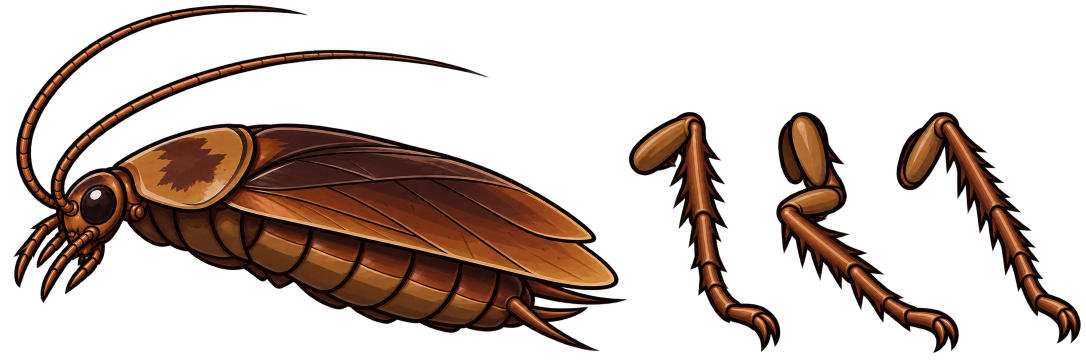
#> input picture tools/scene/source/roach.png, 2172 x 724 px (shown at 1/2 size)
$ python build-roach.py
#> lines starting #> are read from the running program, lines starting #| are printed output that depends on the picture; after the words box and inside, x2 and y2 are one past the last pixel; in counts of white or black regions, pixels touching at a corner belong together
"""Cuts the cockroach sheet (tools/scene/source/roach.png: the body and three legs) into
public/assets/yard/roach-body.webp and roach-leg-1..3.webp at half size (the zonk room's runner)."""
import os
import numpy as np
from PIL import Image
from scipy import ndimage

ROOT = os.path.join(os.path.dirname(__file__), "..", "..")
sheet = Image.open(os.path.join(os.path.dirname(__file__), "source", "roach.png")).convert("RGBA")
#> sheet is the input picture: PIL image 2172x724 RGBA; mean R, G, B, A 27.5, 14, 7.3, 75.6
a = np.array(sheet)[..., 3] > 20
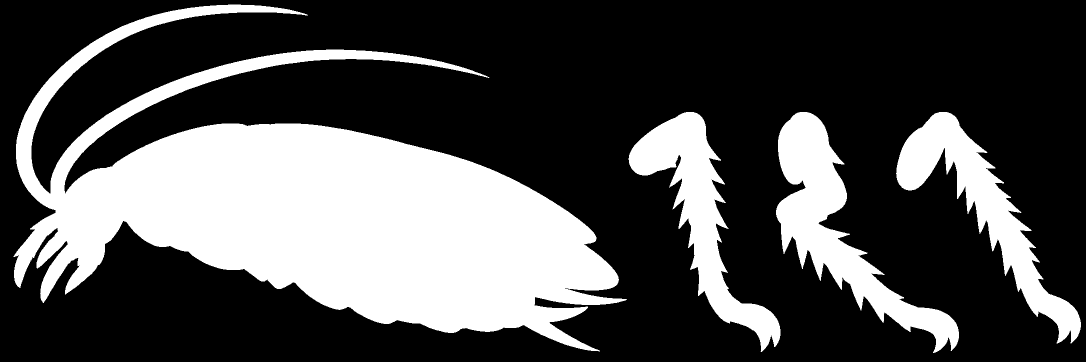
#> a: shape (724, 2172) bool (shown at 1/2 size); 30.5% white; 4 white regions, box (x1, y1, x2, y2) and area: (27, 9, 1254, 703) 354407, (1552, 224, 1918, 706) 46809, (1792, 224, 2162, 687) 39383, (1257, 224, 1561, 704) 38990
lab, _ = ndimage.label(ndimage.binary_dilation(a, iterations=3))
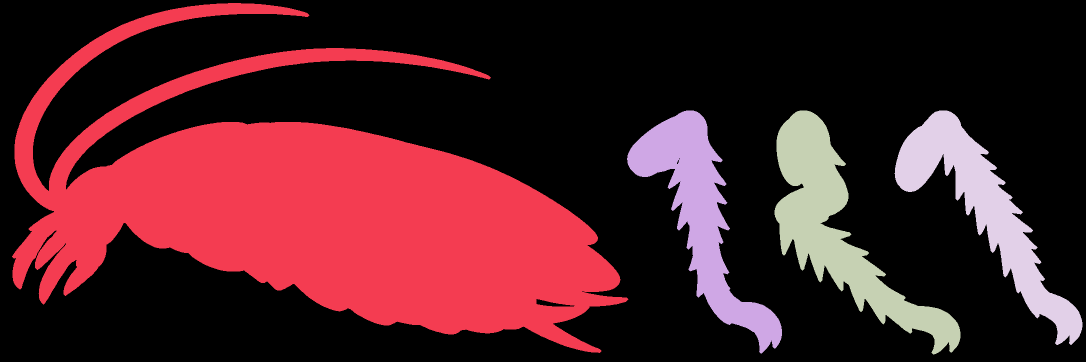
#> lab: shape (724, 2172) int32 (shown at 1/2 size); 5 distinct labels, from 0 to 4; one colour per label, 0 black
PARTS = {"body": (0, 0, 1268, 724), "leg-1": (1240, 200, 1575, 724), "leg-2": (1540, 200, 1930, 724), "leg-3": (1780, 200, 2172, 724)}
for name, (x0, y0, x1, y1) in PARTS.items():
    sub = lab[y0:y1, x0:x1]
    ids, counts = np.unique(sub[sub > 0], return_counts=True)
    keep = ids[np.argmax(counts)]
    im = np.array(sheet.crop((x0, y0, x1, y1)))
    im[..., 3] = np.where(sub == keep, im[..., 3], 0)
    out = Image.fromarray(im)
    out = out.resize((out.width // 2, out.height // 2), Image.LANCZOS)
    out.save(os.path.join(ROOT, "public", "assets", "yard", f"roach-{name}.webp"), quality=88, method=6)
    print(name, (x0, y0), out.size)
#> this loop made 4 passes
#> (ids, counts) on passes 1 to 4: ([1, 2], [375651, 520]), ([1, 2, 3], [154, 43854, 3976]), ([2, 3, 4], [1332, 52229, 15930]), ([3, 4], [8658, 44602])
#> pass 1, `sub = lab[y0:y1, x0:x1]`:
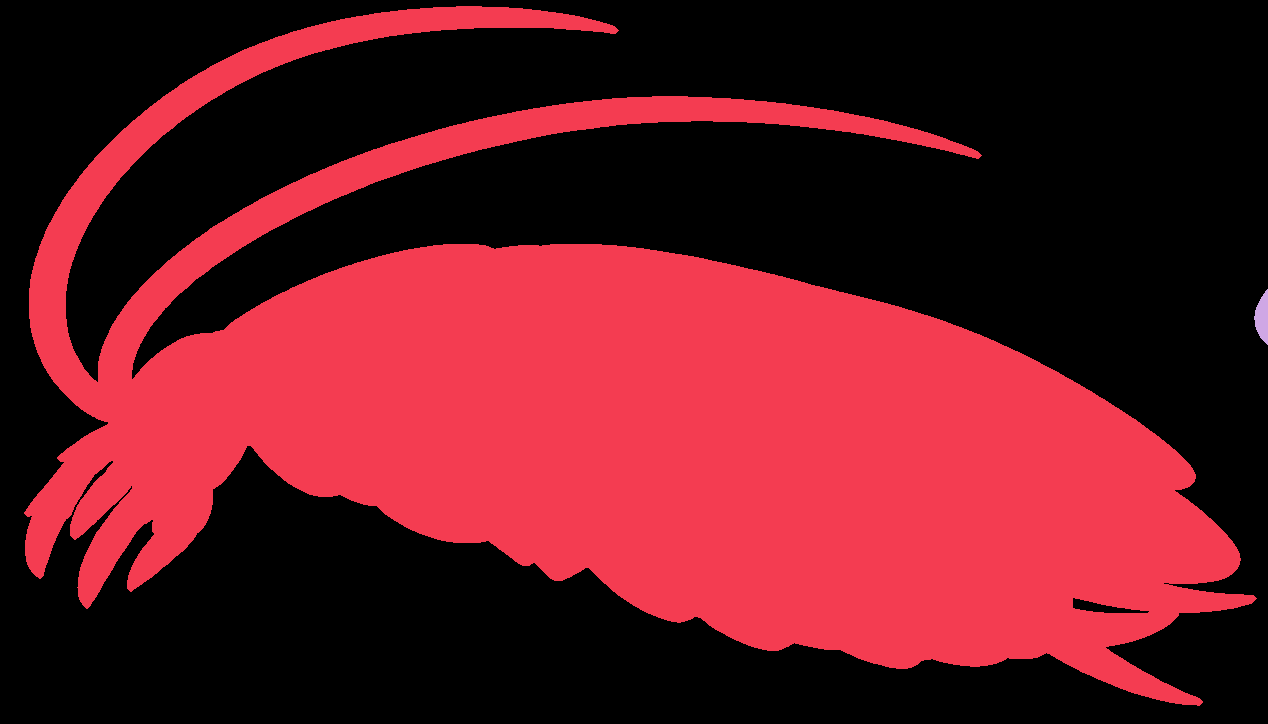
#> sub: shape (724, 1268) int32; 3 distinct labels, from 0 to 2; one colour per label, 0 black
#> pass 1, `im = np.array(sheet.crop((x0, y0, x1, y1)))`:
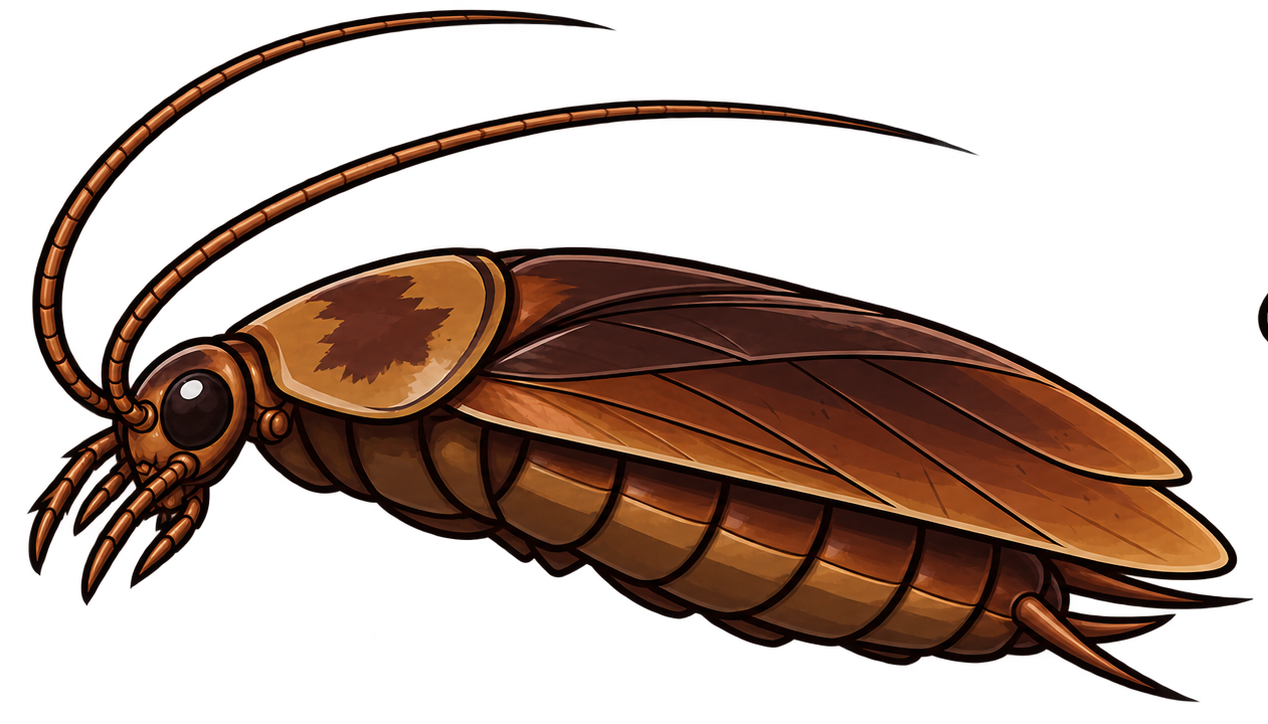
#> im: shape (724, 1268, 4); mean R, G, B, A 35.6, 18.1, 9.5, 96.3; transparent parts drawn white
#> pass 1, `out = out.resize((out.width // 2, out.height // 2), Image.LANCZOS)`:
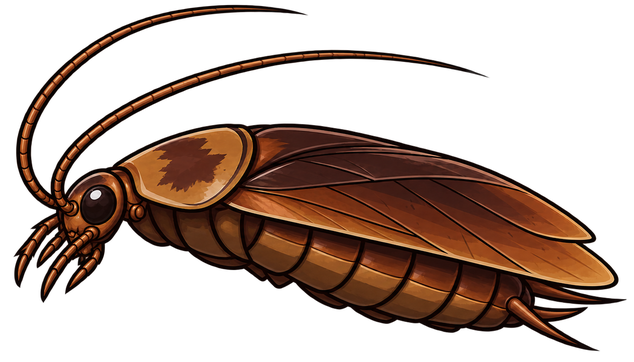
#> out: PIL image 634x362 RGBA; mean R, G, B, A 35.2, 18.1, 9.5, 96.2; transparent parts drawn white
#> after the loop:
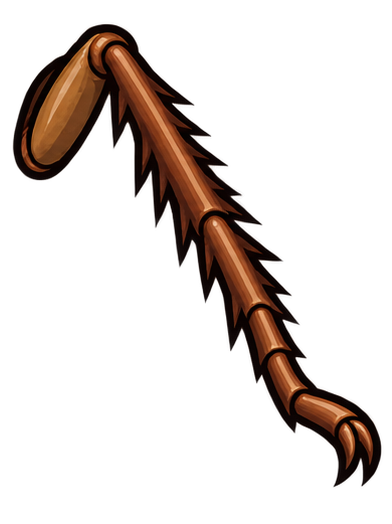
#> im: shape (524, 392, 4); mean R, G, B, A 18.2, 9.1, 4.6, 46.8; transparent parts drawn white
#> after the loop:
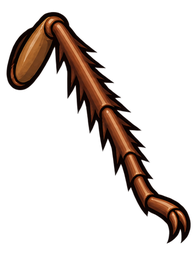
#> out: PIL image 196x262 RGBA; mean R, G, B, A 15.3, 7.7, 3.9, 46.8; transparent parts drawn white
